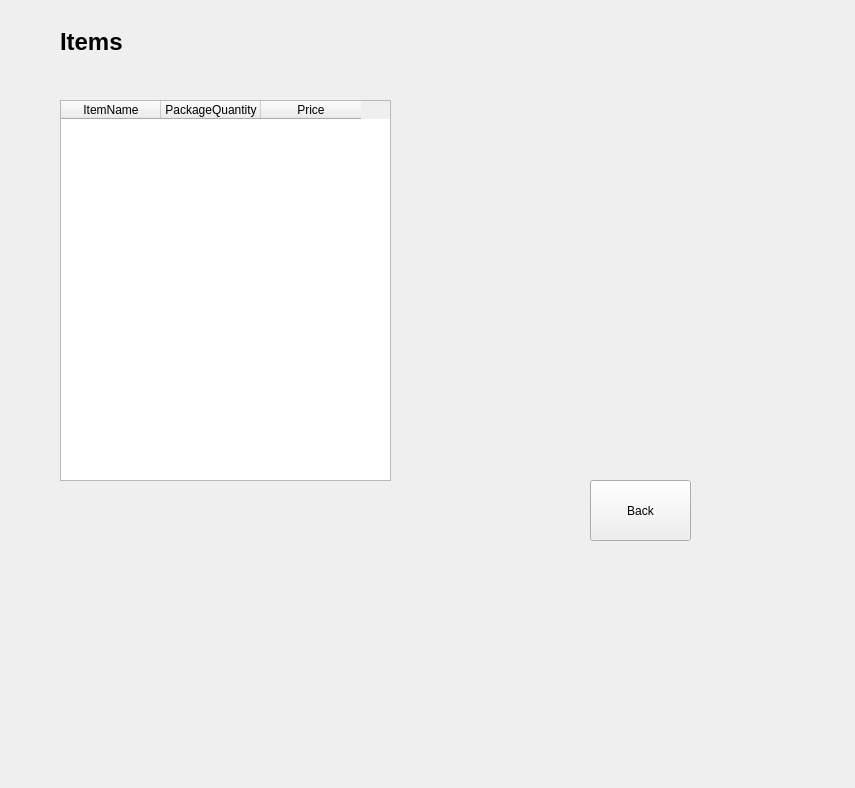
<?xml version="1.0" encoding="UTF-8"?>
<ui version="4.0">
 <class>CustomerViewAllItems</class>
 <widget class="QWidget" name="CustomerViewAllItems">
  <property name="geometry">
   <rect>
    <x>0</x>
    <y>0</y>
    <width>855</width>
    <height>788</height>
   </rect>
  </property>
  <property name="windowTitle">
   <string>CustomerViewAllItems</string>
  </property>
  <widget class="QPushButton" name="pushButton">
   <property name="geometry">
    <rect>
     <x>590</x>
     <y>480</y>
     <width>101</width>
     <height>61</height>
    </rect>
   </property>
   <property name="text">
    <string>Back</string>
   </property>
  </widget>
  <widget class="QLabel" name="label">
   <property name="geometry">
    <rect>
     <x>60</x>
     <y>22</y>
     <width>141</width>
     <height>41</height>
    </rect>
   </property>
   <property name="text">
    <string>&lt;html&gt;&lt;head/&gt;&lt;body&gt;&lt;p&gt;&lt;span style=&quot; font-size:18pt; font-weight:600;&quot;&gt;Items&lt;/span&gt;&lt;/p&gt;&lt;/body&gt;&lt;/html&gt;</string>
   </property>
  </widget>
  <widget class="QTableWidget" name="tableWidget">
   <property name="geometry">
    <rect>
     <x>60</x>
     <y>100</y>
     <width>331</width>
     <height>381</height>
    </rect>
   </property>
   <column>
    <property name="text">
     <string>ItemName</string>
    </property>
   </column>
   <column>
    <property name="text">
     <string>PackageQuantity</string>
    </property>
   </column>
   <column>
    <property name="text">
     <string>Price</string>
    </property>
   </column>
  </widget>
 </widget>
 <layoutdefault spacing="6" margin="11"/>
 <resources/>
 <connections>
  <connection>
   <sender>pushButton</sender>
   <signal>clicked()</signal>
   <receiver>CustomerViewAllItems</receiver>
   <slot>backpage()</slot>
   <hints>
    <hint type="sourcelabel">
     <x>710</x>
     <y>530</y>
    </hint>
    <hint type="destinationlabel">
     <x>427</x>
     <y>393</y>
    </hint>
   </hints>
  </connection>
 </connections>
 <slots>
  <slot>backpage()</slot>
 </slots>
</ui>
